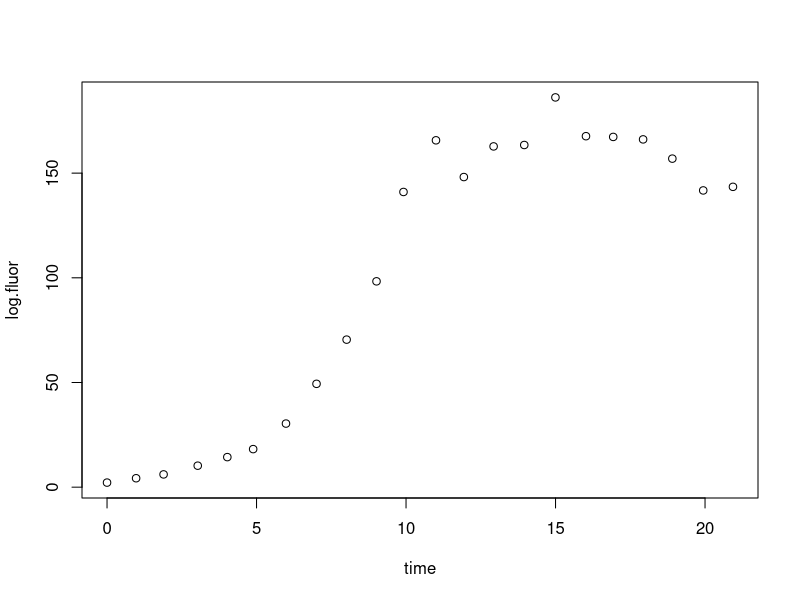

Write R code to recreate this figure. (Note: this script raises an error after producing the figure.)



egdat<-data.frame(time=c(17.9284722,9.9145833,13.9541667,9.0125000,12.9284722,16.9291667,0.9722222,11.0013889,0.0000000,8.0131944,11.9333333,18.9062500,4.0229167,3.0333333,7.0062500,5.9847222,20.9340278,19.9395833,4.8868056,14.9965278,16.0180556,1.8909722),
				  log.fluor= exp(c(5.112714,4.948780,5.096441,4.588206,5.092295,5.119763,1.449947,5.110046,0.781819,4.255234,4.998089,5.055782,2.663951,2.328480,3.899183,3.413726,4.966042,4.953977,2.900249,5.226657,5.121840,1.808143)))

par(mfrow=c(1,1))
plot(log.fluor~time,data=egdat)

### r - alpha formulation and fitting


parameters<-c(r = 1, alpha = 0.01)
state<-c(N=10)
logistic <- function(t,state,parameters){
	with(as.list(c(state,parameters)),{
		dN <- (r - alpha*N)*N
		
		# return the rate of change
		list(c(dN))
	})	# end of with(as.list...
}

times<-seq(0,4,0.001)

out<-ode(y=state,times=times,func= logistic,parms=parameters)
out<-data.frame(out)

# plot solution
par(mfrow=c(2,1))
plot(N~time,data=out,type='l',col='red')
plot(log10(N)~time,data=out,type='l',col='red')


parameters<-c(r = 1.8, alpha = 0.05)
state<-c(N=10)
# Wrap Monod model ODE in a function that's easier to use with bbmle/mle2
r_alpha_ode<-function(time.vals, N0, r, alpha,verbose=F,maxtime){
	
	parameters<-c(r=r, alpha = alpha)
	state<-c(N=N0)
	
	if(verbose){
		print(c(parameters,state))
	}
	
	# differential equation set up

	r_alpha <- function(t,state,parameters){
		with(as.list(c(state,parameters)),{
			dN <- (r - alpha*N)*N
			
			# return the rate of change
			list(c(dN))
		})	# end of with(as.list...
	}
	times<-unique(sort(c(seq(0,maxtime,0.005),time.vals)))
	
	out<-ode(y=state,times=times,func = r_alpha,parms=parameters)
	out<-data.frame(out)
	
	# take values from ode solution as predicted values for the given observation times
	time.df<-data.frame(id=seq(1,length(time.vals)),time=time.vals)
	out2<-merge(time.df,out,by='time',all.x=T)
	out2<-out2[order(out2$id),]
	
	preds<-out2$N
	preds<-log(preds)
	
	return(preds)
}


### Fit whole data set: ###

parameters<-c(r = 1, alpha = 0.001)
state<-c(N=exp(0.781819))

maxtime<-max(egdat$time)

N0.guess<- min(egdat$log.fluor)
exp(0.781819)


### Run fit (slow)

# With my first set of starting guesses, the fit doesn't quite converge
fit_r_alpha_1<-mle2(log.fluor ~ dnorm(mean = r_alpha_ode(time, N0, r, alpha, maxtime=maxtime,verbose = T), sd=exp(s)),
					start=list(N0= N0.guess, r=1.5, alpha = 0.001, s =-0.1), data=egdat)


# Note that parameters N0, m, R0, and K are all constrained to be positive by wrapping their values in the exp() function; as a result, the optimization algorithm can't force their values to be negative.

summary(fit_r_alpha_1)
# grab the final values
# r           m          R0           K           N 
# 0.6052132   0.1359362 164.6618541  14.3820060   2.5874721 

# run again with updated starting guesses (works)
fit.monod.2<-mle2(log.fluor~dnorm(mean=monod.ode(time,exp(N0),r,exp(m),exp(R0),exp(K),maxtime=maxtime),sd=exp(s)),
				  start=list(N0=log(2.5874721),r=0.6052132,m=log(0.1359362),R0=log(164.6618541),K=log(14.3820060),s=-0.1),data=egdat)

summary(fit.monod.2)

# Coefficients:
#      Estimate Std. Error  z value  Pr(z)    
#   N0  0.95058    0.04998  19.0193 <2e-16 ***
#   r   0.61695    1.49972   0.4114 0.6808    
#   m  -1.91446   10.18222  -0.1880 0.8509    
#   R0  5.10564    0.21080  24.2202 <2e-16 ***
#   K   2.65149    2.65907   0.9972 0.3187    
#   s  -2.56094    0.15074 -16.9891 <2e-16 ***
#   ---
#   Signif. codes:  0 ‘***’ 0.001 ‘**’ 0.01 ‘*’ 0.05 ‘.’ 0.1 ‘ ’ 1
# 
# -2 log L: -50.24267

# extract and save coefficients
cfs<-unlist(coef(fit.monod.2))
attr(cfs,"names")<-NULL

N0.est<-exp(cfs[1])
r.est<-cfs[2]
m.est<-exp(cfs[3])
R0.est<-exp(cfs[4])
K.est<-exp(cfs[5])


### Plot the results:

# Set up parameters and initial conditions
parameters<-c(r=r.est,K=K.est,Y=1,m=m.est,R0=R0.est)
state<-c(N=N0.est)

Monod<-function(t,state,parameters){
	with(as.list(c(state,parameters)),{
		dN <- (r*((R0-Y*N)/((R0-Y*N)+K))-m)*N	
		
		# return the rate of change
		list(c(dN))
	})	# end of with(as.list...
}
times<-seq(0,22,0.001)
out<-ode(y=state,times=times,func=Monod,parms=parameters)
out<-data.frame(out)

# Plot results:
plot(log.fluor~time,data=egdat)
lines(log(N)~time,data=out,col='blue')

